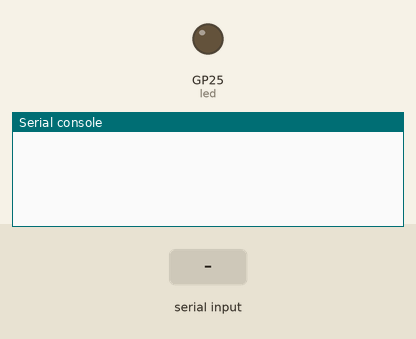
Simulated run of this program. Board: Raspberry Pi Pico running MicroPython. Parts: output pins drawn as LEDs (lit = HIGH), the last lines printed to the serial console. The inputs (shaded band) are chosen by the test bench.

Above: at 1.2 s.
1.3 s: "blink\n" received over the second serial link
At 2.3 s:
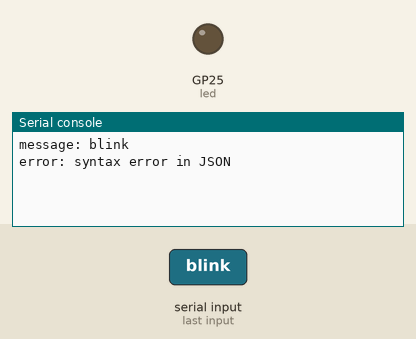
2.8 s: "on\n" received over the second serial link
At 3.5 s:
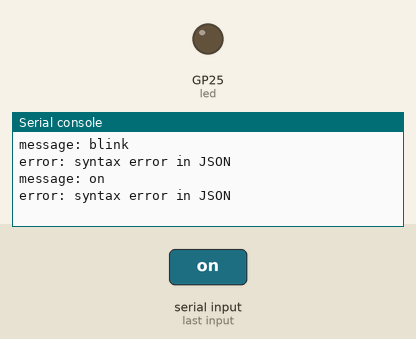
4.3 s: "off\n" received over the second serial link
At 5.8 s:
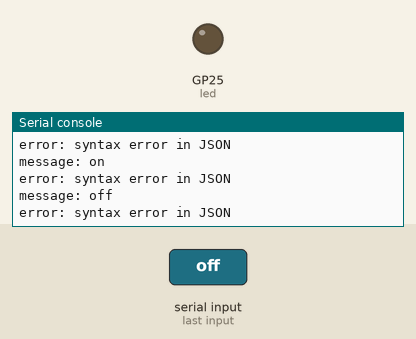

Measured:
- after the input at 1.3 s, the serial console: prints a new line at once (image 1)
- after the input at 2.8 s, the serial console: prints a new line at once (image 2)
- after the input at 4.3 s, the serial console: prints a new line at once (image 3)

The program:

led_client.py
```python
# led_client

from easy_comms import Easy_comms
from time import sleep
from machine import Pin
import json

com1 = Easy_comms(0,9600)
led = Pin("LED", Pin.OUT, value=0)

while True:
    message = com1.read()
    if message is not None:
        print(f'message: {message}')
        try:
            command = json.loads(message)
            print(f'json: {command}')
            if command['command'] == 'blink':
                if command['args'] == 'on':
                    led.on()
                if command['args'] == 'off':
                    led.off()
            sleep(0.1)
        except Exception as e:
            print(f'error: {e}')
```

easy_comms.py
```python
#Easy comms is a simple class that allows you to send and receive messages over a serial port.

from machine import UART, Pin
from time import time_ns

class Easy_comms:

    uart_id = 0
    baud_rate = 9600
    timeout = 1000 # milliseconds

    def __init__(self, uart_id:int, baud_rate:int=None):
        self.uart_id = uart_id
        if baud_rate: self.baud_rate = baud_rate

        # set the baud rate
        self.uart = UART(self.uart_id,self.baud_rate)

        # Initialise the UART serial port
        self.uart.init()

    def send(self, message:str):
        print(f'sending message: {message}')
        message = message + '\n'
        self.uart.write(bytes(message,'utf-8'))

    def start(self):
        message = "ahoy\n"
        print(message)
        self.send(message)

    def read(self)->str:
        start_time = time_ns()
        current_time = start_time
        new_line = False
        message = ""
        while (not new_line) or (current_time <= (start_time + self.timeout)):
            if (self.uart.any() > 0):
                message = message + self.uart.read().decode('utf-8')
                if '\n' in message:
                    new_line = True
                    message = message.strip('\n')
                    # print(f'received message: {message}')
                    return message
        else:
            return None  
```
